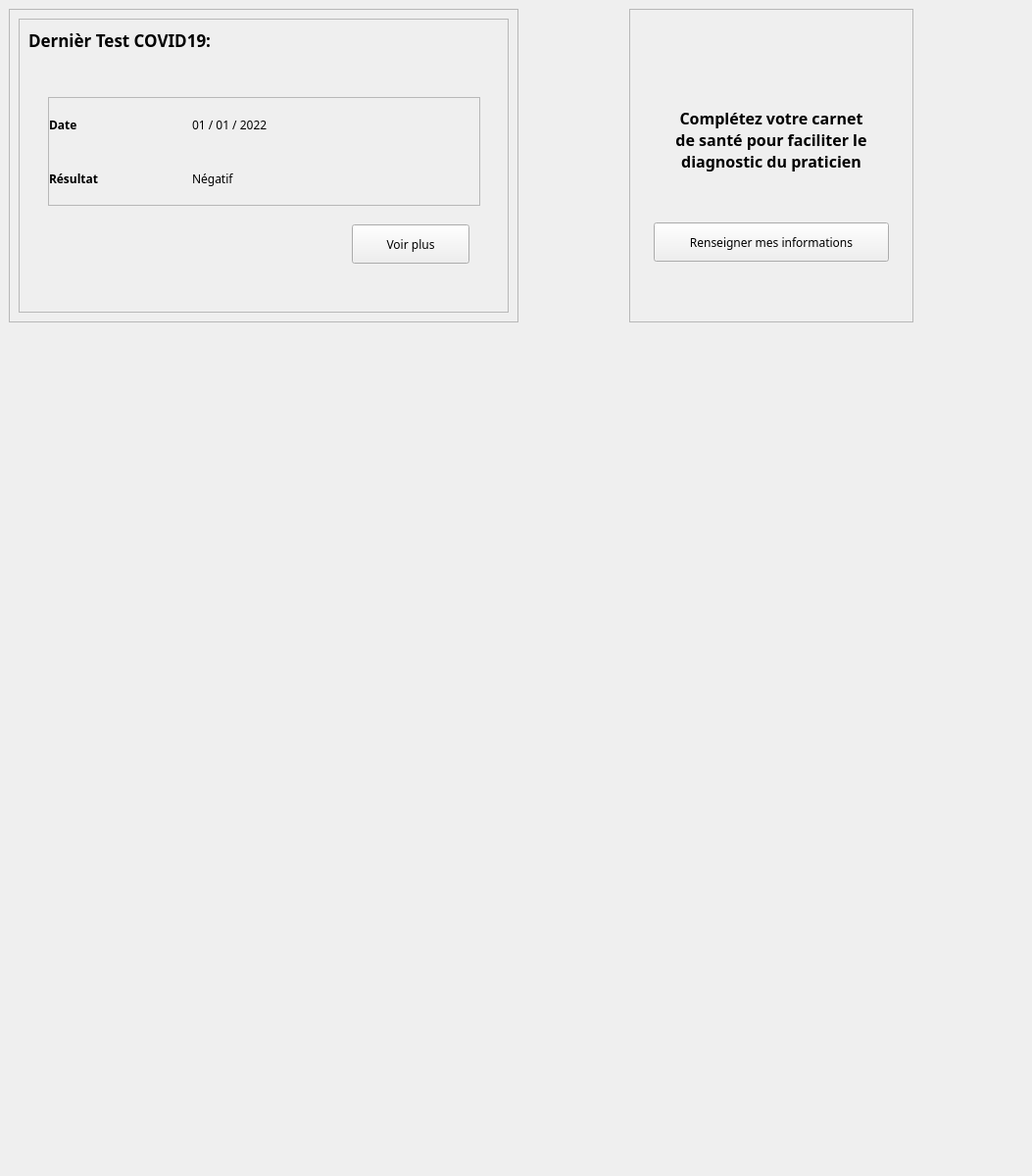
           <widget class="QWidget" name="scrollAreaWidgetContents_2">
            <property name="geometry">
             <rect>
              <x>0</x>
              <y>0</y>
              <width>1053</width>
              <height>1200</height>
             </rect>
            </property>
            <property name="sizePolicy">
             <sizepolicy hsizetype="Expanding" vsizetype="Preferred">
              <horstretch>0</horstretch>
              <verstretch>0</verstretch>
             </sizepolicy>
            </property>
            <property name="minimumSize">
             <size>
              <width>0</width>
              <height>1200</height>
             </size>
            </property>
            <widget class="QWidget" name="mainFrame" native="true">
             <property name="geometry">
              <rect>
               <x>9</x>
               <y>9</y>
               <width>1031</width>
               <height>338</height>
              </rect>
             </property>
             <property name="sizePolicy">
              <sizepolicy hsizetype="Preferred" vsizetype="Expanding">
               <horstretch>0</horstretch>
               <verstretch>0</verstretch>
              </sizepolicy>
             </property>
             <layout class="QHBoxLayout" name="horizontalLayout_7">
              <item alignment="Qt::AlignHCenter|Qt::AlignTop">
               <widget class="QFrame" name="cardsFrame">
                <property name="sizePolicy">
                 <sizepolicy hsizetype="Fixed" vsizetype="Preferred">
                  <horstretch>0</horstretch>
                  <verstretch>0</verstretch>
                 </sizepolicy>
                </property>
                <property name="minimumSize">
                 <size>
                  <width>0</width>
                  <height>320</height>
                 </size>
                </property>
                <property name="maximumSize">
                 <size>
                  <width>16777215</width>
                  <height>320</height>
                 </size>
                </property>
                <property name="frameShape">
                 <enum>QFrame::StyledPanel</enum>
                </property>
                <property name="frameShadow">
                 <enum>QFrame::Raised</enum>
                </property>
                <layout class="QHBoxLayout" name="horizontalLayout_9">
                 <item>
                  <widget class="QFrame" name="cardsFrameContent">
                   <property name="sizePolicy">
                    <sizepolicy hsizetype="Preferred" vsizetype="Preferred">
                     <horstretch>0</horstretch>
                     <verstretch>0</verstretch>
                    </sizepolicy>
                   </property>
                   <property name="minimumSize">
                    <size>
                     <width>500</width>
                     <height>300</height>
                    </size>
                   </property>
                   <property name="maximumSize">
                    <size>
                     <width>500</width>
                     <height>300</height>
                    </size>
                   </property>
                   <property name="frameShape">
                    <enum>QFrame::StyledPanel</enum>
                   </property>
                   <property name="frameShadow">
                    <enum>QFrame::Raised</enum>
                   </property>
                   <layout class="QVBoxLayout" name="verticalLayout_11">
                    <item>
                     <widget class="QLabel" name="label">
                      <property name="font">
                       <font>
                        <family>Noto Sans</family>
                        <pointsize>13</pointsize>
                        <weight>75</weight>
                        <bold>true</bold>
                       </font>
                      </property>
                      <property name="text">
                       <string>Dernièr Test COVID19:</string>
                      </property>
                     </widget>
                    </item>
                    <item>
                     <widget class="QWidget" name="lastConsultWidget" native="true">
                      <property name="sizePolicy">
                       <sizepolicy hsizetype="Preferred" vsizetype="Preferred">
                        <horstretch>0</horstretch>
                        <verstretch>0</verstretch>
                       </sizepolicy>
                      </property>
                      <property name="minimumSize">
                       <size>
                        <width>300</width>
                        <height>250</height>
                       </size>
                      </property>
                      <widget class="QPushButton" name="more_tests">
                       <property name="geometry">
                        <rect>
                         <x>330</x>
                         <y>170</y>
                         <width>120</width>
                         <height>40</height>
                        </rect>
                       </property>
                       <property name="minimumSize">
                        <size>
                         <width>120</width>
                         <height>40</height>
                        </size>
                       </property>
                       <property name="maximumSize">
                        <size>
                         <width>120</width>
                         <height>40</height>
                        </size>
                       </property>
                       <property name="font">
                        <font>
                         <family>Noto Sans</family>
                         <weight>50</weight>
                         <bold>false</bold>
                        </font>
                       </property>
                       <property name="cursor">
                        <cursorShape>PointingHandCursor</cursorShape>
                       </property>
                       <property name="text">
                        <string>Voir plus</string>
                       </property>
                       <property name="iconSize">
                        <size>
                         <width>30</width>
                         <height>30</height>
                        </size>
                       </property>
                       <property name="flat">
                        <bool>false</bool>
                       </property>
                      </widget>
                      <widget class="QFrame" name="lastConsultTable">
                       <property name="geometry">
                        <rect>
                         <x>20</x>
                         <y>40</y>
                         <width>441</width>
                         <height>111</height>
                        </rect>
                       </property>
                       <property name="frameShape">
                        <enum>QFrame::StyledPanel</enum>
                       </property>
                       <property name="frameShadow">
                        <enum>QFrame::Raised</enum>
                       </property>
                       <layout class="QGridLayout" name="gridLayout_2">
                        <property name="leftMargin">
                         <number>0</number>
                        </property>
                        <property name="topMargin">
                         <number>0</number>
                        </property>
                        <property name="rightMargin">
                         <number>0</number>
                        </property>
                        <property name="bottomMargin">
                         <number>0</number>
                        </property>
                        <property name="spacing">
                         <number>0</number>
                        </property>
                        <item row="1" column="0">
                         <widget class="QLabel" name="label_10">
                          <property name="font">
                           <font>
                            <family>Noto Sans</family>
                            <weight>75</weight>
                            <bold>true</bold>
                           </font>
                          </property>
                          <property name="text">
                           <string>Résultat</string>
                          </property>
                         </widget>
                        </item>
                        <item row="0" column="0">
                         <widget class="QLabel" name="label_2">
                          <property name="font">
                           <font>
                            <family>Noto Sans</family>
                            <weight>75</weight>
                            <bold>true</bold>
                           </font>
                          </property>
                          <property name="text">
                           <string>Date</string>
                          </property>
                         </widget>
                        </item>
                        <item row="0" column="1" colspan="2">
                         <widget class="QLabel" name="test_date">
                          <property name="font">
                           <font>
                            <family>Noto Sans</family>
                           </font>
                          </property>
                          <property name="text">
                           <string>01 / 01 / 2022</string>
                          </property>
                         </widget>
                        </item>
                        <item row="1" column="1" colspan="2">
                         <widget class="QLabel" name="test_result">
                          <property name="font">
                           <font>
                            <family>Noto Sans</family>
                           </font>
                          </property>
                          <property name="text">
                           <string>Négatif</string>
                          </property>
                         </widget>
                        </item>
                       </layout>
                      </widget>
                     </widget>
                    </item>
                   </layout>
                  </widget>
                 </item>
                </layout>
               </widget>
              </item>
              <item alignment="Qt::AlignHCenter|Qt::AlignTop">
               <widget class="QFrame" name="asideFrame">
                <property name="sizePolicy">
                 <sizepolicy hsizetype="Fixed" vsizetype="Preferred">
                  <horstretch>0</horstretch>
                  <verstretch>0</verstretch>
                 </sizepolicy>
                </property>
                <property name="minimumSize">
                 <size>
                  <width>0</width>
                  <height>320</height>
                 </size>
                </property>
                <property name="maximumSize">
                 <size>
                  <width>16777215</width>
                  <height>320</height>
                 </size>
                </property>
                <property name="frameShape">
                 <enum>QFrame::StyledPanel</enum>
                </property>
                <property name="frameShadow">
                 <enum>QFrame::Raised</enum>
                </property>
                <layout class="QHBoxLayout" name="horizontalLayout_10">
                 <item alignment="Qt::AlignHCenter">
                  <widget class="QWidget" name="aside" native="true">
                   <property name="minimumSize">
                    <size>
                     <width>270</width>
                     <height>220</height>
                    </size>
                   </property>
                   <property name="maximumSize">
                    <size>
                     <width>270</width>
                     <height>220</height>
                    </size>
                   </property>
                   <property name="font">
                    <font>
                     <family>Noto Sans</family>
                     <weight>50</weight>
                     <bold>false</bold>
                    </font>
                   </property>
                   <layout class="QVBoxLayout" name="verticalLayout_22">
                    <property name="spacing">
                     <number>10</number>
                    </property>
                    <item alignment="Qt::AlignHCenter">
                     <widget class="QLabel" name="label_9">
                      <property name="maximumSize">
                       <size>
                        <width>230</width>
                        <height>145</height>
                       </size>
                      </property>
                      <property name="font">
                       <font>
                        <family>Noto Sans</family>
                        <pointsize>12</pointsize>
                        <weight>75</weight>
                        <bold>true</bold>
                       </font>
                      </property>
                      <property name="text">
                       <string>Complétez votre carnet 
de santé pour faciliter le 
diagnostic du praticien</string>
                      </property>
                      <property name="alignment">
                       <set>Qt::AlignCenter</set>
                      </property>
                     </widget>
                    </item>
                    <item alignment="Qt::AlignHCenter">
                     <widget class="QPushButton" name="asideBtn">
                      <property name="minimumSize">
                       <size>
                        <width>240</width>
                        <height>40</height>
                       </size>
                      </property>
                      <property name="maximumSize">
                       <size>
                        <width>240</width>
                        <height>40</height>
                       </size>
                      </property>
                      <property name="font">
                       <font>
                        <family>Noto Sans</family>
                        <weight>50</weight>
                        <bold>false</bold>
                       </font>
                      </property>
                      <property name="cursor">
                       <cursorShape>PointingHandCursor</cursorShape>
                      </property>
                      <property name="text">
                       <string>Renseigner mes informations</string>
                      </property>
                      <property name="flat">
                       <bool>false</bool>
                      </property>
                     </widget>
                    </item>
                   </layout>
                  </widget>
                 </item>
                </layout>
               </widget>
              </item>
             </layout>
            </widget>
            <widget class="QLabel" name="label_3">
             <property name="geometry">
              <rect>
               <x>20</x>
               <y>350</y>
               <width>1021</width>
               <height>724</height>
              </rect>
             </property>
             <property name="minimumSize">
              <size>
               <width>0</width>
               <height>724</height>
              </size>
             </property>
             <property name="text">
              <string/>
             </property>
             <property name="pixmap">
              <pixmap resource="../resource.qrc">:/images/images/FR1-1024x724.jpg</pixmap>
             </property>
             <property name="scaledContents">
              <bool>true</bool>
             </property>
            </widget>
           </widget>
